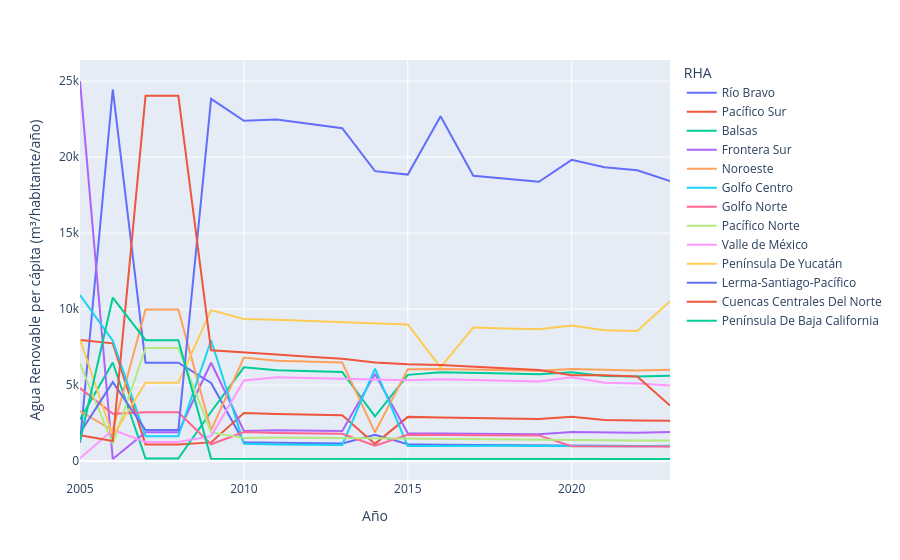

Notebook source saved alongside this figure:
### Code cell
#| label: fig-arpcrha-linea
px.line(arpcrha_largo,x="Año",y="Agua Renovable per cápita (m³/habitante/año)",color="RHA")

### Figure 1 — Plotly figure (JSON) as saved in the notebook; plotly's stock layout.template omitted (floating-point values rounded to 4 significant figures)
{"data": [{"hovertemplate": "RHA=Río Bravo<br>Año=%{x}<br>Agua Renovable per cápita (m³/habitante/año)=%{y}<extra></extra>", "legendgroup": "Río Bravo", "line": {"color": "#636efa", "dash": "solid"}, "marker": {"symbol": "circle"}, "mode": "lines", "name": "Río Bravo", "orientation": "v", "showlegend": true, "type": "scatter", "x": [2005, 2006, 2007, 2008, 2009, 2010, 2011, 2012, 2013, 2014, 2015, 2016, 2017, 2018, 2019, 2020, 2021, 2022, 2023], "xaxis": "x", "y": [1212.0, 24450.0, 6471.0, 6471.0, 5145.0, 1250.0, 1209.0, 1187.0, 1165.0, 1738.0, 1115.0, 1078.0, 1057.0, 1040.0, 1024.0, 1041.0, 1014.0, 999.3, 986.7], "yaxis": "y"}, {"hovertemplate": "RHA=Pacífico Sur<br>Año=%{x}<br>Agua Renovable per cápita (m³/habitante/año)=%{y}<extra></extra>", "legendgroup": "Pacífico Sur", "line": {"color": "#EF553B", "dash": "solid"}, "marker": {"symbol": "circle"}, "mode": "lines", "name": "Pacífico Sur", "orientation": "v", "showlegend": true, "type": "scatter", "x": [2005, 2006, 2007, 2008, 2009, 2010, 2011, 2012, 2013, 2014, 2015, 2016, 2017, 2018, 2019, 2020, 2021, 2022, 2023], "xaxis": "x", "y": [7977.0, 7750.0, 1101.0, 1101.0, 1234.0, 3161.0, 3100.0, 3055.0, 3011.0, 1135.0, 2912.0, 2874.0, 2837.0, 2802.0, 2768.0, 2920.0, 2705.0, 2674.0, 2661.0], "yaxis": "y"}, {"hovertemplate": "RHA=Balsas<br>Año=%{x}<br>Agua Renovable per cápita (m³/habitante/año)=%{y}<extra></extra>", "legendgroup": "Balsas", "line": {"color": "#00cc96", "dash": "solid"}, "marker": {"symbol": "circle"}, "mode": "lines", "name": "Balsas", "orientation": "v", "showlegend": true, "type": "scatter", "x": [2005, 2006, 2007, 2008, 2009, 2010, 2011, 2012, 2013, 2014, 2015, 2016, 2017, 2018, 2019, 2020, 2021, 2022, 2023], "xaxis": "x", "y": [2746.0, 6489.0, 165.3, 165.3, 3250.0, 6173.0, 5981.0, 5921.0, 5863.0, 2951.0, 5676.0, 5847.0, 5823.0, 5772.0, 5723.0, 5846.0, 5606.0, 5563.0, 5618.0], "yaxis": "y"}, {"hovertemplate": "RHA=Frontera Sur<br>Año=%{x}<br>Agua Renovable per cápita (m³/habitante/año)=%{y}<extra></extra>", "legendgroup": "Frontera Sur", "line": {"color": "#ab63fa", "dash": "solid"}, "marker": {"symbol": "circle"}, "mode": "lines", "name": "Frontera Sur", "orientation": "v", "showlegend": true, "type": "scatter", "x": [2005, 2006, 2007, 2008, 2009, 2010, 2011, 2012, 2013, 2014, 2015, 2016, 2017, 2018, 2019, 2020, 2021, 2022, 2023], "xaxis": "x", "y": [25010.0, 143.9, 1898.0, 1898.0, 6473.0, 1987.0, 2025.0, 2002.0, 1980.0, 5730.0, 1836.0, 1817.0, 1799.0, 1783.0, 1767.0, 1915.0, 1879.0, 1864.0, 1910.0], "yaxis": "y"}, {"hovertemplate": "RHA=Noroeste<br>Año=%{x}<br>Agua Renovable per cápita (m³/habitante/año)=%{y}<extra></extra>", "legendgroup": "Noroeste", "line": {"color": "#FFA15A", "dash": "solid"}, "marker": {"symbol": "circle"}, "mode": "lines", "name": "Noroeste", "orientation": "v", "showlegend": true, "type": "scatter", "x": [2005, 2006, 2007, 2008, 2009, 2010, 2011, 2012, 2013, 2014, 2015, 2016, 2017, 2018, 2019, 2020, 2021, 2022, 2023], "xaxis": "x", "y": [3294.0, 2029.0, 9969.0, 9969.0, 2040.0, 6814.0, 6600.0, 6541.0, 6488.0, 1896.0, 6041.0, 6055.0, 6017.0, 5983.0, 5951.0, 6058.0, 5984.0, 5957.0, 6012.0], "yaxis": "y"}, {"hovertemplate": "RHA=Golfo Centro<br>Año=%{x}<br>Agua Renovable per cápita (m³/habitante/año)=%{y}<extra></extra>", "legendgroup": "Golfo Centro", "line": {"color": "#19d3f3", "dash": "solid"}, "marker": {"symbol": "circle"}, "mode": "lines", "name": "Golfo Centro", "orientation": "v", "showlegend": true, "type": "scatter", "x": [2005, 2006, 2007, 2008, 2009, 2010, 2011, 2012, 2013, 2014, 2015, 2016, 2017, 2018, 2019, 2020, 2021, 2022, 2023], "xaxis": "x", "y": [10930.0, 7928.0, 1642.0, 1642.0, 7952.0, 1144.0, 1092.0, 1077.0, 1063.0, 6084.0, 1004.0, 997.9, 1019.0, 1007.0, 995.6, 981.2, 989.5, 979.1, 1004.0], "yaxis": "y"}, {"hovertemplate": "RHA=Golfo Norte<br>Año=%{x}<br>Agua Renovable per cápita (m³/habitante/año)=%{y}<extra></extra>", "legendgroup": "Golfo Norte", "line": {"color": "#FF6692", "dash": "solid"}, "marker": {"symbol": "circle"}, "mode": "lines", "name": "Golfo Norte", "orientation": "v", "showlegend": true, "type": "scatter", "x": [2005, 2006, 2007, 2008, 2009, 2010, 2011, 2012, 2013, 2014, 2015, 2016, 2017, 2018, 2019, 2020, 2021, 2022, 2023], "xaxis": "x", "y": [4804.0, 3116.0, 3208.0, 3208.0, 1107.0, 1911.0, 1848.0, 1826.0, 1806.0, 1014.0, 1733.0, 1720.0, 1725.0, 1709.0, 1694.0, 981.5, 969.0, 961.3, 969.7], "yaxis": "y"}, {"hovertemplate": "RHA=Pacífico Norte<br>Año=%{x}<br>Agua Renovable per cápita (m³/habitante/año)=%{y}<extra></extra>", "legendgroup": "Pacífico Norte", "line": {"color": "#B6E880", "dash": "solid"}, "marker": {"symbol": "circle"}, "mode": "lines", "name": "Pacífico Norte", "orientation": "v", "showlegend": true, "type": "scatter", "x": [2005, 2006, 2007, 2008, 2009, 2010, 2011, 2012, 2013, 2014, 2015, 2016, 2017, 2018, 2019, 2020, 2021, 2022, 2023], "xaxis": "x", "y": [6409.0, 1131.0, 7442.0, 7442.0, 1887.0, 1527.0, 1556.0, 1535.0, 1515.0, 1469.0, 1451.0, 1427.0, 1419.0, 1404.0, 1390.0, 1374.0, 1370.0, 1357.0, 1358.0], "yaxis": "y"}, {"hovertemplate": "RHA=Valle de México<br>Año=%{x}<br>Agua Renovable per cápita (m³/habitante/año)=%{y}<extra></extra>", "legendgroup": "Valle de México", "line": {"color": "#FF97FF", "dash": "solid"}, "marker": {"symbol": "circle"}, "mode": "lines", "name": "Valle de México", "orientation": "v", "showlegend": true, "type": "scatter", "x": [2005, 2006, 2007, 2008, 2009, 2010, 2011, 2012, 2013, 2014, 2015, 2016, 2017, 2018, 2019, 2020, 2021, 2022, 2023], "xaxis": "x", "y": [191.5, 2055.0, 1257.0, 1257.0, 1646.0, 5301.0, 5518.0, 5470.0, 5421.0, 5366.0, 5326.0, 5379.0, 5329.0, 5282.0, 5236.0, 5518.0, 5155.0, 5112.0, 4978.0], "yaxis": "y"}, {"hovertemplate": "RHA=Península De Yucatán<br>Año=%{x}<br>Agua Renovable per cápita (m³/habitante/año)=%{y}<extra></extra>", "legendgroup": "Península De Yucatán", "line": {"color": "#FECB52", "dash": "solid"}, "marker": {"symbol": "circle"}, "mode": "lines", "name": "Península De Yucatán", "orientation": "v", "showlegend": true, "type": "scatter", "x": [2005, 2006, 2007, 2008, 2009, 2010, 2011, 2012, 2013, 2014, 2015, 2016, 2017, 2018, 2019, 2020, 2021, 2022, 2023], "xaxis": "x", "y": [8011.0, 1663.0, 5155.0, 5155.0, 9937.0, 9349.0, 9305.0, 9226.0, 9149.0, 9075.0, 8993.0, 6165.0, 8796.0, 8732.0, 8670.0, 8920.0, 8613.0, 8558.0, 10520.0], "yaxis": "y"}, {"hovertemplate": "RHA=Lerma-Santiago-Pacífico<br>Año=%{x}<br>Agua Renovable per cápita (m³/habitante/año)=%{y}<extra></extra>", "legendgroup": "Lerma-Santiago-Pacífico", "line": {"color": "#636efa", "dash": "solid"}, "marker": {"symbol": "circle"}, "mode": "lines", "name": "Lerma-Santiago-Pacífico", "orientation": "v", "showlegend": true, "type": "scatter", "x": [2005, 2006, 2007, 2008, 2009, 2010, 2011, 2012, 2013, 2014, 2015, 2016, 2017, 2018, 2019, 2020, 2021, 2022, 2023], "xaxis": "x", "y": [1846.0, 5201.0, 2049.0, 2049.0, 23840.0, 22390.0, 22480.0, 22190.0, 21910.0, 19080.0, 18850.0, 22690.0, 18780.0, 18570.0, 18370.0, 19820.0, 19330.0, 19140.0, 18420.0], "yaxis": "y"}, {"hovertemplate": "RHA=Cuencas Centrales Del Norte<br>Año=%{x}<br>Agua Renovable per cápita (m³/habitante/año)=%{y}<extra></extra>", "legendgroup": "Cuencas Centrales Del Norte", "line": {"color": "#EF553B", "dash": "solid"}, "marker": {"symbol": "circle"}, "mode": "lines", "name": "Cuencas Centrales Del Norte", "orientation": "v", "showlegend": true, "type": "scatter", "x": [2005, 2006, 2007, 2008, 2009, 2010, 2011, 2012, 2013, 2014, 2015, 2016, 2017, 2018, 2019, 2020, 2021, 2022, 2023], "xaxis": "x", "y": [1712.0, 1321.0, 24040.0, 24040.0, 7294.0, 7138.0, 7014.0, 6874.0, 6740.0, 6494.0, 6373.0, 6325.0, 6212.0, 6103.0, 5999.0, 5654.0, 5652.0, 5562.0, 3663.0], "yaxis": "y"}, {"hovertemplate": "RHA=Península De Baja California<br>Año=%{x}<br>Agua Renovable per cápita (m³/habitante/año)=%{y}<extra></extra>", "legendgroup": "Península De Baja California", "line": {"color": "#00cc96", "dash": "solid"}, "marker": {"symbol": "circle"}, "mode": "lines", "name": "Península De Baja California", "orientation": "v", "showlegend": true, "type": "scatter", "x": [2005, 2006, 2007, 2008, 2009, 2010, 2011, 2012, 2013, 2014, 2015, 2016, 2017, 2018, 2019, 2020, 2021, 2022, 2023], "xaxis": "x", "y": [1318.0, 10760.0, 7955.0, 7955.0, 164.0, 160.2, 154.7, 153.3, 152.0, 150.3, 148.4, 147.0, 144.4, 143.4, 142.4, 144.6, 142.3, 141.4, 140.5], "yaxis": "y"}], "layout": {"legend": {"title": {"text": "RHA"}, "tracegroupgap": 0}, "margin": {"t": 60}, "xaxis": {"anchor": "y", "domain": [0, 1], "title": {"text": "Año"}}, "yaxis": {"anchor": "x", "domain": [0, 1], "title": {"text": "Agua Renovable per cápita (m³/habitante/año)"}}}}
